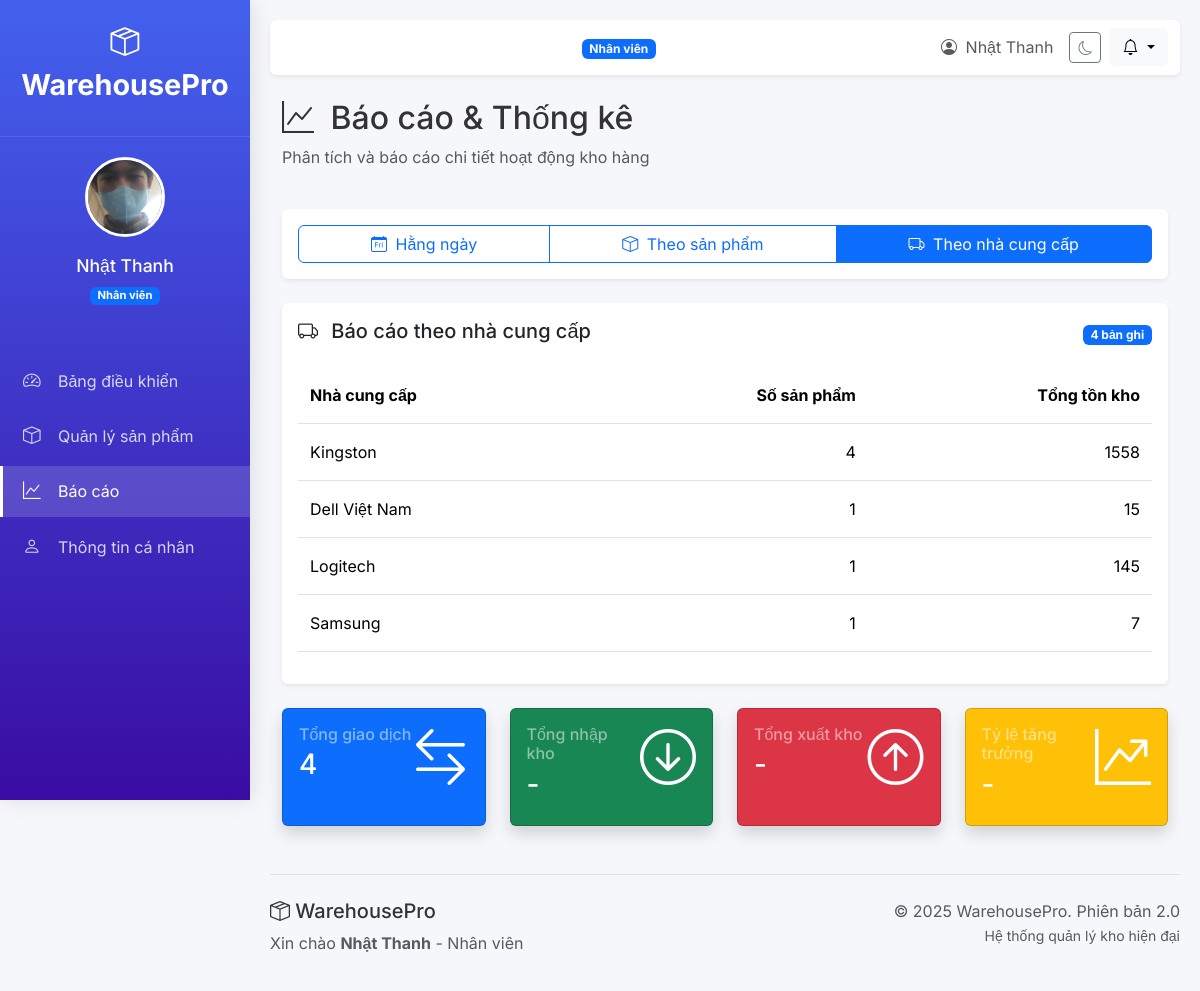
/reports?type=suppliers (signed in), run on the app's committed database.
### tables this page shows
CREATE TABLE users (
            id INTEGER PRIMARY KEY AUTOINCREMENT,
            email TEXT UNIQUE NOT NULL,
            password TEXT NOT NULL,
            full_name TEXT NOT NULL,
            role TEXT NOT NULL,
            avatar TEXT,
            phone TEXT,
            address TEXT,
            status TEXT DEFAULT 'active',
            created_at TIMESTAMP DEFAULT CURRENT_TIMESTAMP
        );

CREATE TABLE products (
            id INTEGER PRIMARY KEY AUTOINCREMENT,
            name TEXT NOT NULL,
            category TEXT NOT NULL,
            sku TEXT UNIQUE,
            stock INTEGER DEFAULT 0,
            min_stock INTEGER DEFAULT 5,
            price DECIMAL(10,2),
            supplier TEXT,
            supplier_country TEXT,
            manufacturer TEXT,
            distributor TEXT,
            location TEXT,
            description TEXT,
            image_url TEXT,
            status TEXT DEFAULT 'pending', -- pending/approved/rejected
            added_by INTEGER,
            approved_by INTEGER,
            last_updated TIMESTAMP DEFAULT CURRENT_TIMESTAMP,
            FOREIGN KEY (added_by) REFERENCES users (id),
            FOREIGN KEY (approved_by) REFERENCES users (id)
        );

### main.py (the view)
@app.get("/reports", response_class=HTMLResponse)
async def reports_page(request: Request):
    user = get_current_user(request)
    if not user:
        return RedirectResponse("/login", status_code=302)
    conn = get_db_connection()
    cursor = conn.cursor()
    report_type = request.query_params.get('type', 'daily')
    if report_type == 'daily':
        cursor.execute('''
            SELECT DATE(created_at) as date,
                   COUNT(*) as transactions,
                   SUM(CASE WHEN type='in' THEN quantity ELSE 0 END) as stock_in,
                   SUM(CASE WHEN type='out' THEN quantity ELSE 0 END) as stock_out
            FROM transactions
            WHERE DATE(created_at) >= DATE('now', '-30 days')
            GROUP BY DATE(created_at)
            ORDER BY date DESC
        ''')
    elif report_type == 'products':
        cursor.execute('''
            SELECT p.category,
                   COUNT(*) as product_count,
                   SUM(p.stock) as total_stock,
                   SUM(p.stock * COALESCE(p.price, 0)) as total_value
            FROM products p
            WHERE p.status = 'approved'
            GROUP BY p.category
            ORDER BY total_value DESC
        ''')
    elif report_type == 'suppliers':
        cursor.execute('''
            SELECT supplier, supplier_country,
                   COUNT(*) as product_count,
                   SUM(stock) as total_stock,
                   SUM(stock * COALESCE(price, 0)) as total_value
            FROM products
            WHERE status = 'approved'
            GROUP BY supplier, supplier_country
            ORDER BY product_count DESC
        ''')
    elif report_type == 'staff' and user["role"] == "admin":
        cursor.execute('''
            SELECT u.full_name, u.email,
                   COUNT(p.id) as product_count,
                   SUM(CASE WHEN p.status='approved' THEN 1 ELSE 0 END) as approved_count,
                   SUM(CASE WHEN p.status='pending' THEN 1 ELSE 0 END) as pending_count
            FROM users u
            LEFT JOIN products p ON u.id = p.added_by
            WHERE u.role = 'staff'
            GROUP BY u.id
            ORDER BY product_count DESC
        ''')
    else:
        cursor.execute('''
            SELECT DATE(created_at) as date,
                   COUNT(*) as transactions
            FROM transactions
            GROUP BY DATE(created_at)
            ORDER BY date DESC
            LIMIT 10
        ''')
    report_data = [dict(row) for row in cursor.fetchall()]
    growth_rate = 0
    if report_type == 'daily' and len(report_data) > 1:
        mid = len(report_data) // 2
        recent = report_data[:mid]
        older = report_data[mid:]
        recent_sum = sum(item['transactions'] for item in recent)
        older_sum = sum(item['transactions'] for item in older)
        if older_sum > 0:
            growth_rate = ((recent_sum - older_sum) / older_sum) * 100
        elif recent_sum > 0:
            growth_rate = 100.0
    conn.close()
    return templates.TemplateResponse(
        "reports.html",
        {
            "request": request,
            "title": "Báo cáo & Thống kê",
            "user": user,
            "report_type": report_type,
            "report_data": report_data,
            "growth_rate": growth_rate,
            "now": datetime.now
        }
    )

### templates/reports.html (shortened to what this page needs)
{% extends "base.html" %}
{% block content %}
<div class="row mb-4">
    <div class="col-12">
        <h2><i class="bi bi-graph-up me-2"></i> Báo cáo & Thống kê</h2>
        <p class="text-muted">Phân tích và báo cáo chi tiết hoạt động kho hàng</p>
    </div>
</div>
<div class="card mb-4 shadow-sm border-0">
    <div class="card-body">
        <div class="btn-group w-100" role="group">
            <a href="/reports?type=daily"
                class="btn {% if report_type == 'daily' %}btn-primary{% else %}btn-outline-primary{% endif %}">
                <i class="bi bi-calendar-day me-1"></i> Hằng ngày
            </a>
            <a href="/reports?type=products"
                class="btn {% if report_type == 'products' %}btn-primary{% else %}btn-outline-primary{% endif %}">
                <i class="bi bi-box me-1"></i> Theo sản phẩm
            </a>
            <a href="/reports?type=suppliers"
                class="btn {% if report_type == 'suppliers' %}btn-primary{% else %}btn-outline-primary{% endif %}">
                <i class="bi bi-truck me-1"></i> Theo nhà cung cấp
            </a>
        </div>
    </div>
</div>
<div class="card shadow-sm border-0 mb-4"><div class="card-body">
    <div class="table-header d-flex justify-content-between align-items-center">
        <h5>
            {% if report_type == 'daily' %}
            <i class="bi bi-calendar-day me-2"></i> Báo cáo giao dịch hằng ngày
            {% elif report_type == 'products' %}
            <i class="bi bi-box me-2"></i> Báo cáo theo danh mục sản phẩm
            {% else %}
            <i class="bi bi-truck me-2"></i> Báo cáo theo nhà cung cấp
            {% endif %}
        </h5>
        <span class="badge bg-primary">{{ report_data|length }} bản ghi</span>
    </div>
    <div class="table-responsive mt-3">
        <table class="table table-hover" id="reportTable">
            <thead>
                {% if report_type == 'daily' %}
                <tr>
                    <th>Ngày</th>
                    <th class="text-end">Số giao dịch</th>
                    <th class="text-end">Nhập kho</th>
                    <th class="text-end">Xuất kho</th>
                    <th class="text-end">Chênh lệch</th>
                </tr>
                {% else %}
                <tr>
                    <th>Nhà cung cấp</th>
                    <th class="text-end">Số sản phẩm</th>
                    <th class="text-end">Tổng tồn kho</th>
                </tr>
                {% endif %}
            </thead>
            <tbody>
                {% for row in report_data %}
                <tr>
                    {% if report_type == 'daily' %}
                    <td>{{ row['date'] }}</td>
                    <td class="text-end">{{ row['transactions'] }}</td>
                    <td class="text-end text-success">+{{ row['stock_in'] }}</td>
                    <td class="text-end text-danger">-{{ row['stock_out'] }}</td>
                    <td class="text-end">
                        {% set diff = row['stock_in'] - row['stock_out'] %}
                        <span class="fw-bold {% if diff > 0 %}text-success{% elif diff < 0 %}text-danger{% endif %}">
                            {% if diff > 0 %}+{% endif %}{{ diff }}
                        </span>
                    </td>
                    {% else %}
                    <td>{{ row['supplier'] }}</td>
                    <td class="text-end">{{ row['product_count'] }}</td>
                    <td class="text-end">{{ row['total_stock'] }}</td>
                    {% endif %}
                </tr>
                {% endfor %}
            </tbody>
        </table>
    </div>
</div></div>
<div class="row mt-4">
    <div class="col-md-3">
        <div class="card bg-primary text-white shadow h-100">
            <div class="card-body">
                <div class="d-flex justify-content-between">
                    <div>
                        <h6 class="text-white-50 mb-1">Tổng giao dịch</h6>
                        <h3>
                            {% if report_type == 'daily' %}
                            {{ report_data|sum(attribute='transactions') }}
                            {% else %}
                            {{ report_data|length }}
                            {% endif %}
                        </h3>
                    </div>
                    <div class="display-4">
                        <i class="bi bi-arrow-left-right"></i>
                    </div>
                </div>
            </div>
        </div>
    </div>
    <div class="col-md-3">
        <div class="card bg-success text-white shadow h-100">
            <div class="card-body">
                <div class="d-flex justify-content-between">
                    <div>
                        <h6 class="text-white-50 mb-1">Tổng nhập kho</h6>
                        <h3>
                            {% if report_type == 'daily' %}
                            {{ report_data|sum(attribute='stock_in') }}
                            {% else %}
                            -
                            {% endif %}
                        </h3>
                    </div>
                    <div class="display-4">
                        <i class="bi bi-arrow-down-circle"></i>
                    </div>
                </div>
            </div>
        </div>
    </div>
    <div class="col-md-3">
        <div class="card bg-danger text-white shadow h-100">
            <div class="card-body">
                <div class="d-flex justify-content-between">
                    <div>
                        <h6 class="text-white-50 mb-1">Tổng xuất kho</h6>
                        <h3>
                            {% if report_type == 'daily' %}
                            {{ report_data|sum(attribute='stock_out') }}
                            {% else %}
                            -
                            {% endif %}
                        </h3>
                    </div>
                    <div class="display-4">
                        <i class="bi bi-arrow-up-circle"></i>
                    </div>
                </div>
            </div>
        </div>
    </div>
    <div class="col-md-3">
        <div class="card bg-warning text-white shadow h-100">
            <div class="card-body">
                <div class="d-flex justify-content-between">
                    <div>
                        <h6 class="text-white-50 mb-1">Tỷ lệ tăng trưởng</h6>
                        <h3>
                            {% if report_type == 'daily' %}
                            {{ "{:+.1f}".format(growth_rate) }}%
                            {% else %}
                            -
                            {% endif %}
                        </h3>
                    </div>
                    <div class="display-4">
                        <i class="bi bi-graph-up-arrow"></i>
                    </div>
                </div>
            </div>
        </div>
    </div>
</div>
{% endblock %}

### templates/base.html (shortened to what this page needs)
<!DOCTYPE html>
<html lang="vi" data-bs-theme="light">
<head>
    <link href="https://cdn.jsdelivr.net/npm/bootstrap@5.3.3/dist/css/bootstrap.min.css" rel="stylesheet">
    <link rel="stylesheet" href="https://cdn.jsdelivr.net/npm/bootstrap-icons@1.11.1/font/bootstrap-icons.css">
</head>
<body>
    <div class="sidebar">
        <div class="sidebar-header">
            <a href="/dashboard" class="logo">
                <i class="bi bi-box-seam"></i> WarehousePro
            </a>
        </div>
        {% if user %}
        <div class="user-profile">
            <img src="{{ user.get('avatar', '/static/img/avatars/default.png') }}" class="avatar"
                alt="{{ user.full_name }}">
            <div class="user-info mt-2">
                <h5>{{ user.full_name }}</h5>
                <span class="badge {% if user.role == 'admin' %}bg-danger{% else %}bg-primary{% endif %}">
                    {{ 'Quản trị viên' if user.role == 'admin' else 'Nhân viên' }}
                </span>
            </div>
        </div>
        {% endif %}
        <ul class="sidebar-menu">
            <li>
                <a href="/dashboard" class="{% if request.url.path == '/dashboard' %}active{% endif %}">
                    <i class="bi bi-speedometer2"></i> Bảng điều khiển
                </a>
            </li>
            <li>
                <a href="/products"
                    class="{% if request.url.path.startswith('/products') and not request.url.path.startswith('/admin/approve') %}active{% endif %}">
                    <i class="bi bi-box"></i> Quản lý sản phẩm
                </a>
            </li>
            <li>
                <a href="/reports" class="{% if request.url.path == '/reports' %}active{% endif %}">
                    <i class="bi bi-graph-up"></i> Báo cáo
                </a>
            </li>
            <li>
                <a href="/profile" class="{% if request.url.path == '/profile' %}active{% endif %}">
                    <i class="bi bi-person"></i> Thông tin cá nhân
                </a>
            </li>
        </ul>
    </div>
    <div class="main-content">
        <nav class="navbar navbar-expand-lg navbar-light bg-white shadow-sm rounded mb-4">
            <div class="container-fluid">
                <div class="d-flex align-items-center">
                    <span class="navbar-brand mb-0 h1 d-none d-lg-block">
                        <i class="bi bi-box-seam me-2"></i>
                    </span>
                    <div class="ms-3">
                        <span
                            class="badge {% if user and user.role == 'admin' %}bg-danger{% else %}bg-primary{% endif %}">
                            {{ 'Quản trị viên' if user and user.role == 'admin' else 'Nhân viên' }}
                        </span>
                    </div>
                </div>
                <div class="d-flex align-items-center">
                    <span class="text-muted me-3 d-none d-md-block">
                        <i class="bi bi-person-circle me-1"></i>
                        {{ user.full_name if user else '' }}
                    </span>
                    <button class="btn btn-outline-secondary btn-sm me-2" onclick="toggleDarkMode()">
                        <i class="bi bi-moon"></i>
                    </button>
                    <div class="dropdown">
                        <button class="btn btn-light dropdown-toggle" type="button" data-bs-toggle="dropdown">
                            <i class="bi bi-bell"></i>
                        </button>
                    </div>
                </div>
            </div>
        </nav>
        <div class="container-fluid">
            {% block content %}{% endblock %}
        </div>
        <footer class="mt-5 pt-4 border-top">
            <div class="row">
                <div class="col-md-6">
                    <h5><i class="bi bi-box-seam"></i> WarehousePro</h5>
                    <p class="text-muted">
                        {% if user %}
                        Xin chào <strong>{{ user.full_name }}</strong> -
                        {{ 'Quản trị viên' if user.role == 'admin' else 'Nhân viên' }}
                        {% else %}
                        Hệ thống quản lý kho hàng thông minh & chuyên nghiệp
                        {% endif %}
                    </p>
                </div>
                <div class="col-md-6 text-end">
                    <p class="text-muted">
                        © 2025 WarehousePro. Phiên bản 2.0<br>
                        <small>Hệ thống quản lý kho hiện đại</small>
                    </p>
                </div>
            </div>
        </footer>
    </div>
</body>
</html>

### data on the page
users: get (picture), full_name "Nhật Thanh", role "Nhân viên"
products: supplier "Dell Việt Nam", product_count "1", total_stock "15"
products: supplier "Logitech", product_count "1", total_stock "145"
products: supplier "Samsung", product_count "1", total_stock "7"

### other printed values
{{ report_data|length }} "4"
{{ row['supplier'] }} "Kingston"
{{ row['product_count'] }} "4"
{{ row['total_stock'] }} "1558"
